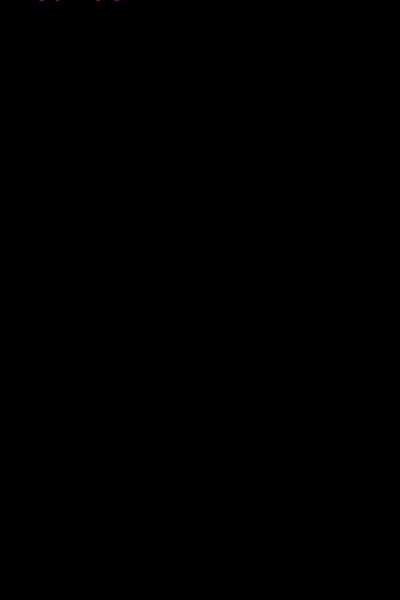
Frame 1 (no input)
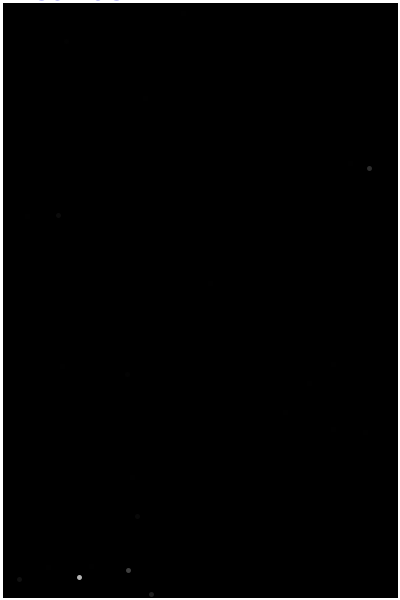
Frame 60 (the mouse pressed at the canvas centre just before this capture)
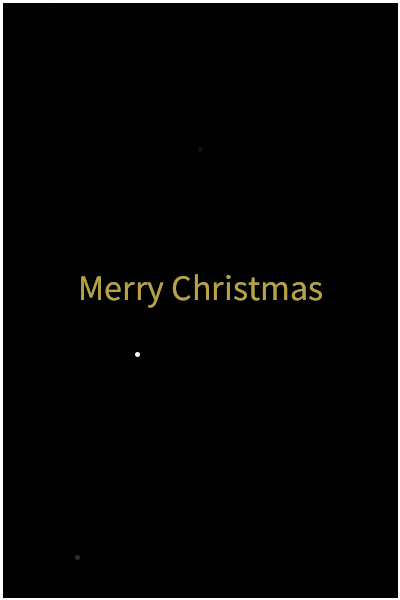
Frame 120 (the mouse held since frame 60 and released just before this capture)

The Processing sketch that drew these frames (run headless with seeded random() and noise(); from frame 60 on, the mouse is pressed at the canvas centre):

// Processing sketch: processing_48418
// ── processing_48418.pde

void setup()
{
  size (400,600);
  background (0,0,0);
  smooth();
  textAlign (CENTER);
}

void draw ()
{
  fill (0,0,0, 75);
  rect (0, 0, width, height);
  strokeWeight (5);
  stroke (255,255,255);
  point (random(225*4), random(225*4));
  textSize ( 36 );
  fill (random(255), random(255), random(255));
  text( "Merry Christmas", mouseX, mouseY );
}
